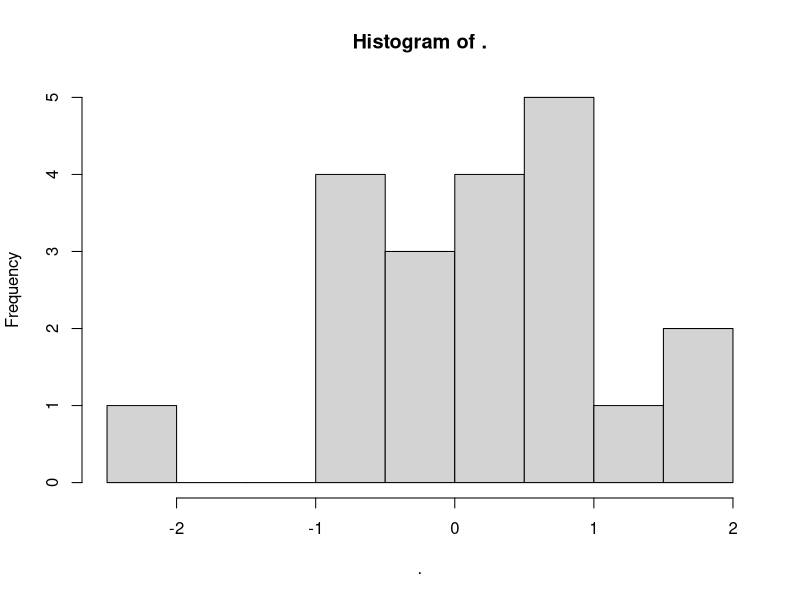
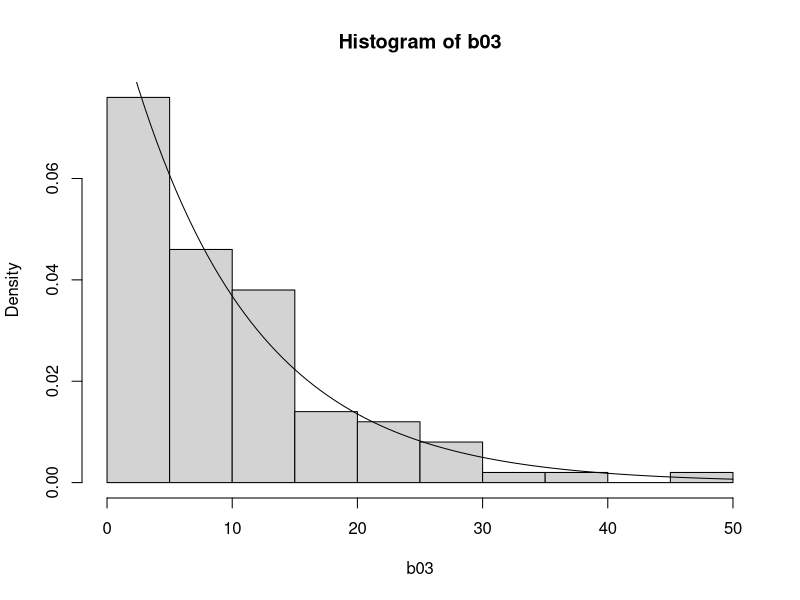
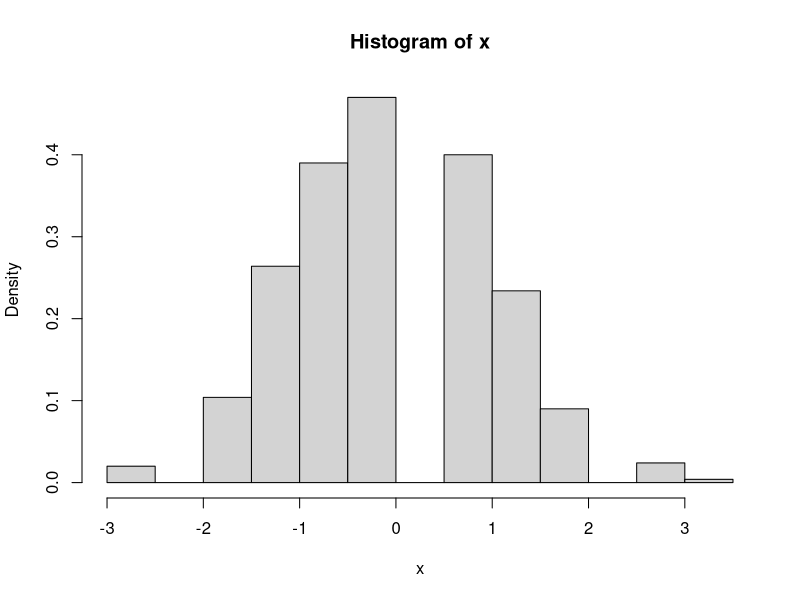
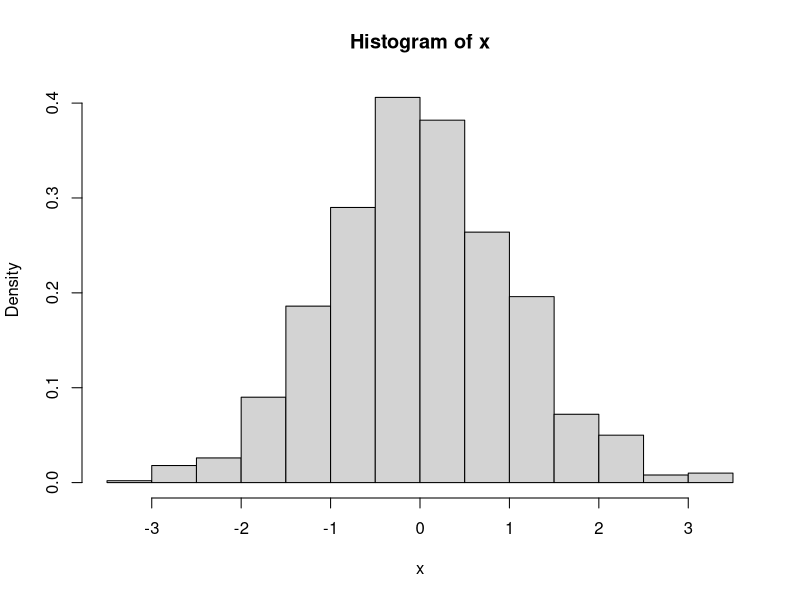
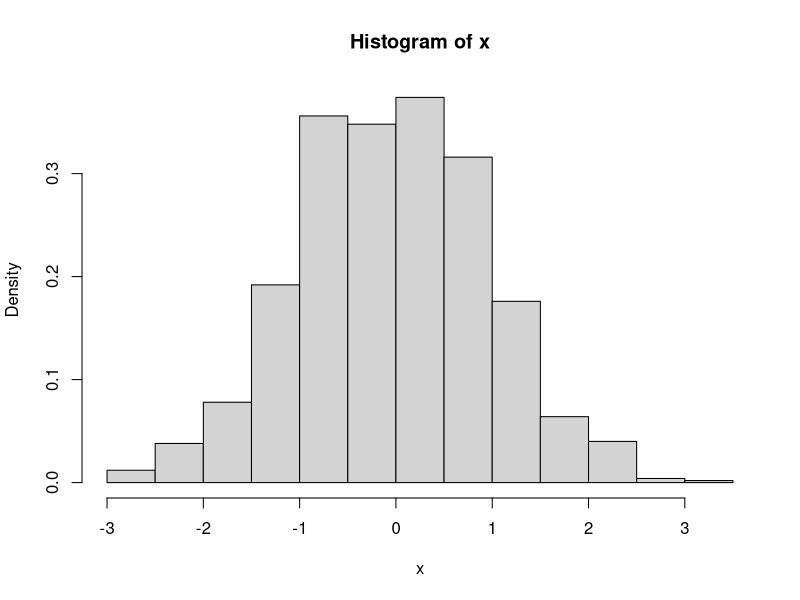

Write the R code that produced these figures, in order. (Note: this script raises an error after producing the figures.)
## ---- chunk 1
require(tidyverse)
require(readxl)

# 读入excel文件
exams03 <- read_excel("data/exams_results.xlsx")


## ---- chunk 2
# 生成5个处于[10,20]区间均匀分布的随机数
runif(n = 5, min = 10, max = 20 )

# 生成5个[0,1]区间的均匀分布的随机数
runif(5)

# 生成10个[0,100]的整数
round(runif(10,0,100),0)

# set.seed用来设置生成随机数的种子
# 种子相同，生成的随机数相同
set.seed(100)
runif(5)
## ---- chunk 3
# 生成10个均值为10，标准差为5的，服从正态分布的随机数
rnorm(n = 10,mean = 10,sd = 5) 

# 生成20个服从标准正态分布的随机数
set.seed(1)
rnorm(20) %>% hist

## ---- chunk 4
b03 <- rexp(100, 1/10)
hist(b03, probability = TRUE)
curve(dexp(x, 1/10), add = TRUE)
## ---- chunk 5
sample(c("Z","F"), 10, replace = TRUE)
## ---- chunk 6
sample(1:6, 10, replace = TRUE)
## ---- chunk 7
dice = as.vector(outer(1:6,1:6,paste))
sample(dice, 5, replace = TRUE)
## ---- chunk 8
head(exams03)
sample(exams03$语文, 10, replace = TRUE)
## ---- chunk 9
# 构建泛式函数sim.fun

sim.fun <- function(m, f, ... ){
  sample <- 1:m
  for (i in 1:m ) {
    sample[i] <- f(...)
  }
  sample
}

# 二项分布
f <- function(n = 10, p = 0.5) {
  s = rbinom(1, n, p)
  (s-n*p)/sqrt(n*p*(1-p))
}
x <- sim.fun(1000,f)
hist(x, probability = TRUE)

# 均匀分布模拟
f <- function(n = 10){
  mean(runif(n)-1/2) / (1/sqrt(12*n))
}
x <- sim.fun(1000, f)
hist(x, probability = TRUE)

#　正态分布模拟
f <- function(n = 10, mu = 0, sigma = 1) {
  r=rnorm(n, mu, sigma)
  (mean(r)-mu) / (sigma/sqrt(n))
}
x <- sim.fun(1000, f)
hist(x, breaks = 10, probability = TRUE)
## ---- chunk 10
# 样本
samp <- c(4.89,4.46,5.99,4.5,5.89,6.97,
          6.22,5.39,4.79,4.56,5.47,5.03,
          4.5,2.54,6.61,5.27,4.25,
          4.48,6.67,4.05)

# 检验函数
u.test <- function(a, mu, sigma) {
  se <- sigma/sqrt(length(a))
  u <- (mean(a) - mu) /se
  p <- 2*(1 - pnorm(abs(u)))
  return(list(u=u, p=p))
}
u.test(samp, 5, 1)
z.test(samp,mu = 5,sigma.x = 1)$statistic
## ---- chunk 11
plot_area <- function(min,max){
  function(x){
    y <- dnorm(x)
    y[x<min | x>max] <-NA
    return(y)
  }
}

krup.dnorm_area <- function(min = -Inf,max = Inf,mean = 0, sd = 1){
  function(x){
    y <- dnorm(x , mean, sd)

    y[x<min | x>max] <- NA
    return(y)
  }
}

ggplot(NULL,aes(samp)) + # geom_histogram() +
  stat_function(fun=plot_area(-Inf, -1.96), geom="area", fill="red", alpha=0.2) +  
  stat_function(fun=plot_area(1.96, Inf), geom="area", fill="red", alpha=0.2) +
  stat_function(fun=plot_area(-1, 1), geom="area", fill="#ffccdd", alpha=0.2) +
  stat_function(fun=dnorm) +
  geom_text(aes(y=0.2, x=0), label="70",parse = TRUE) +
  geom_text(aes(y=0.025, x=-2),label="2.5%") +
  geom_text(aes(y=0.025, x=2),label="2.5%")

myfun <- function(min = -3, max = 3){
  function(x){
    y <- dnorm(x)
    y[x<min | x>max] <- NA
    return(y)
  }
}

dnorm2 <- function(min,max){
    y <- dnorm(x,5,1)
    y[x< min | x>max] <- NA
    return(y)
}

ggplot(NULL, aes(x = samp)) +
  stat_function(fun=dnorm2(-Inf, -1.96), geom="area", fill="red", alpha=0.2) +  
  stat_function(fun=dnorm2(1.96, Inf), geom="area", fill="red", alpha=0.2) +
  stat_function(fun = dnorm,args = list(mean = 5, sd = 1),aes(x = -3:3, color = "标准")) + 
  geom_vline(xintercept = z.test(samp,mu = 5,sigma.x = 1)$statistic) +
  scale_colour_manual("Lgend title", values = c("red", "blue"))

## ---- chunk 12
conf.int <- function(x,sigma,alpha){
  mean = mean(x)
  n=length(x)
  z = qnorm(1 - alpha/2, mean - 0, sd = 1, lower.tail = TRUE)
  conf <- c(mean = sigma*z/sqrt(n), mean + sigma*z / sqrt(n))
  return(list(conf = conf, z = z))
}


conf.int(samp, 1, 0.05)
